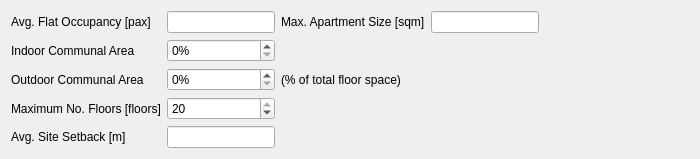
                 <widget class="QWidget" name="widget_7" native="true">
                  <property name="minimumSize">
                   <size>
                    <width>0</width>
                    <height>0</height>
                   </size>
                  </property>
                  <layout class="QGridLayout" name="gridLayout_9">
                   <item row="0" column="2">
                    <widget class="QLineEdit" name="occup_flat_avg_box">
                     <property name="text">
                      <string/>
                     </property>
                    </widget>
                   </item>
                   <item row="8" column="2">
                    <widget class="QLineEdit" name="setback_HDR_avg_box">
                     <property name="text">
                      <string/>
                     </property>
                    </widget>
                   </item>
                   <item row="8" column="1">
                    <widget class="QLabel" name="setback_HDR_avg_lbl">
                     <property name="text">
                      <string>Avg. Site Setback [m]</string>
                     </property>
                    </widget>
                   </item>
                   <item row="0" column="1">
                    <widget class="QLabel" name="occup_flat_avg_lbl">
                     <property name="text">
                      <string>Avg. Flat Occupancy [pax]</string>
                     </property>
                    </widget>
                   </item>
                   <item row="0" column="3">
                    <widget class="QLabel" name="flat_area_max_lbl">
                     <property name="text">
                      <string>Max. Apartment Size [sqm]</string>
                     </property>
                    </widget>
                   </item>
                   <item row="0" column="4">
                    <widget class="QLineEdit" name="flat_area_max_box">
                     <property name="text">
                      <string/>
                     </property>
                    </widget>
                   </item>
                   <item row="6" column="2">
                    <widget class="QSpinBox" name="aptbldg_floors">
                     <property name="suffix">
                      <string/>
                     </property>
                     <property name="maximum">
                      <number>20</number>
                     </property>
                     <property name="value">
                      <number>20</number>
                     </property>
                    </widget>
                   </item>
                   <item row="6" column="1">
                    <widget class="QLabel" name="floor_num_max_lbl_2">
                     <property name="text">
                      <string>Maximum No. Floors [floors]</string>
                     </property>
                    </widget>
                   </item>
                   <item row="2" column="1">
                    <widget class="QLabel" name="commspace_indoor_lbl">
                     <property name="text">
                      <string>Indoor Communal Area</string>
                     </property>
                    </widget>
                   </item>
                   <item row="2" column="2">
                    <widget class="QSpinBox" name="indoor_com_spin">
                     <property name="suffix">
                      <string>%</string>
                     </property>
                     <property name="maximum">
                      <number>100</number>
                     </property>
                    </widget>
                   </item>
                   <item row="3" column="1">
                    <widget class="QLabel" name="commspace_outdoor_lbl">
                     <property name="text">
                      <string>Outdoor Communal Area</string>
                     </property>
                    </widget>
                   </item>
                   <item row="3" column="2">
                    <widget class="QSpinBox" name="outdoor_com_spin">
                     <property name="suffix">
                      <string>%</string>
                     </property>
                     <property name="maximum">
                      <number>100</number>
                     </property>
                     <property name="value">
                      <number>0</number>
                     </property>
                    </widget>
                   </item>
                   <item row="3" column="3">
                    <widget class="QLabel" name="comspace_lbl">
                     <property name="text">
                      <string>(% of total floor space)</string>
                     </property>
                    </widget>
                   </item>
                   <item row="0" column="5">
                    <spacer name="horizontalSpacer_18">
                     <property name="orientation">
                      <enum>Qt::Horizontal</enum>
                     </property>
                     <property name="sizeHint" stdset="0">
                      <size>
                       <width>150</width>
                       <height>20</height>
                      </size>
                     </property>
                    </spacer>
                   </item>
                  </layout>
                 </widget>
